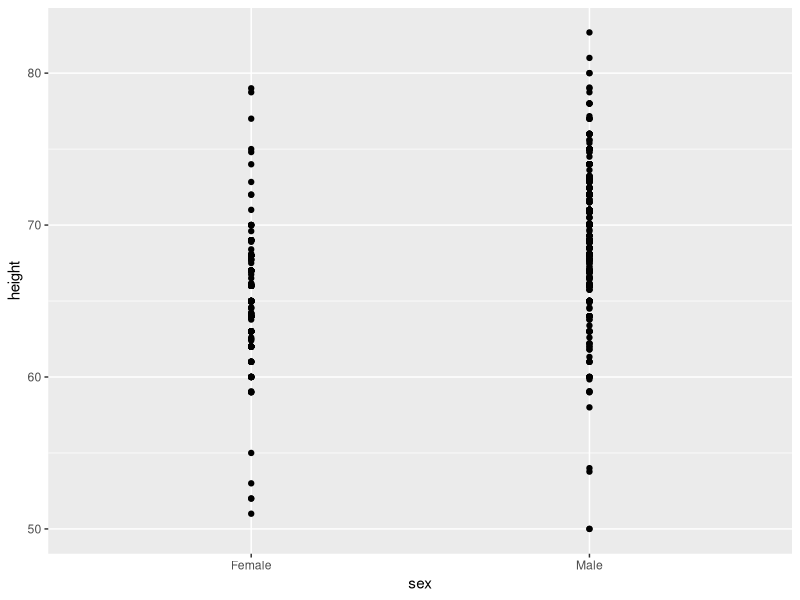
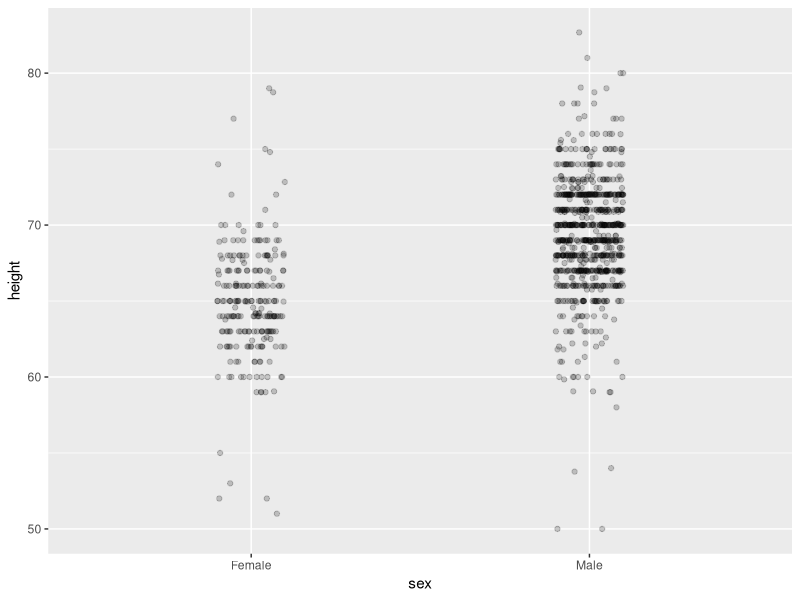
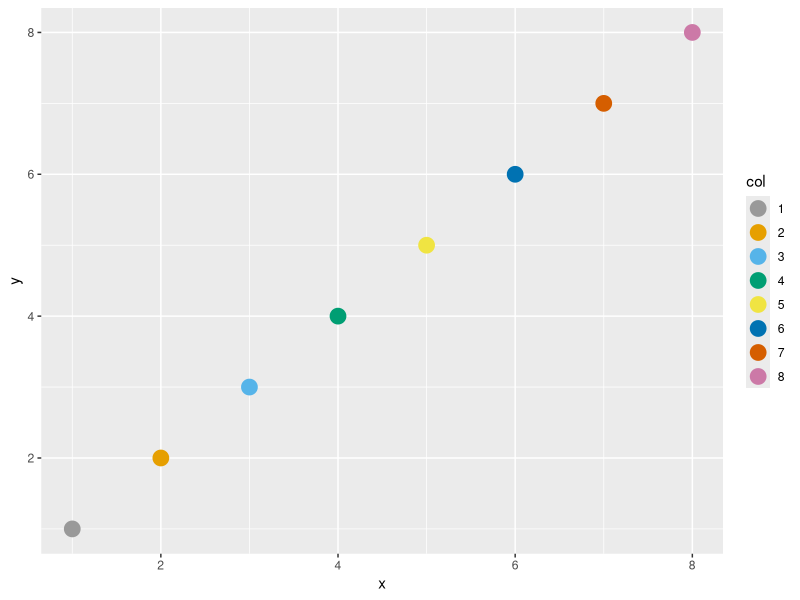

Write the R code that produced these figures, in order.
## ---- chunk 1
#dot plot showign the data
library(tidyverse)
library(dslabs)
data("heights")
heights %>% ggplot(aes(sex, height)) + geom_point()  

#jittered, alpha blended point plot  
heights %>% ggplot(aes(sex, height)) + geom_jitter(width = 0.1, alpha = 0.2)
## ---- chunk 2
color_blind_friendly_cols <- c("#999999", "#E69F00", "#56B4E9", "#009E73", "#F0E442", "#0072B2", "#D55E00", "#CC79A7")

p1 <- data.frame(x = 1:8, y = 1:8, col = as.character(1:8)) %>% ggplot(aes(x,y,color = col)) + geom_point(size = 5)

p1 + scale_color_manual(values = color_blind_friendly_cols)
